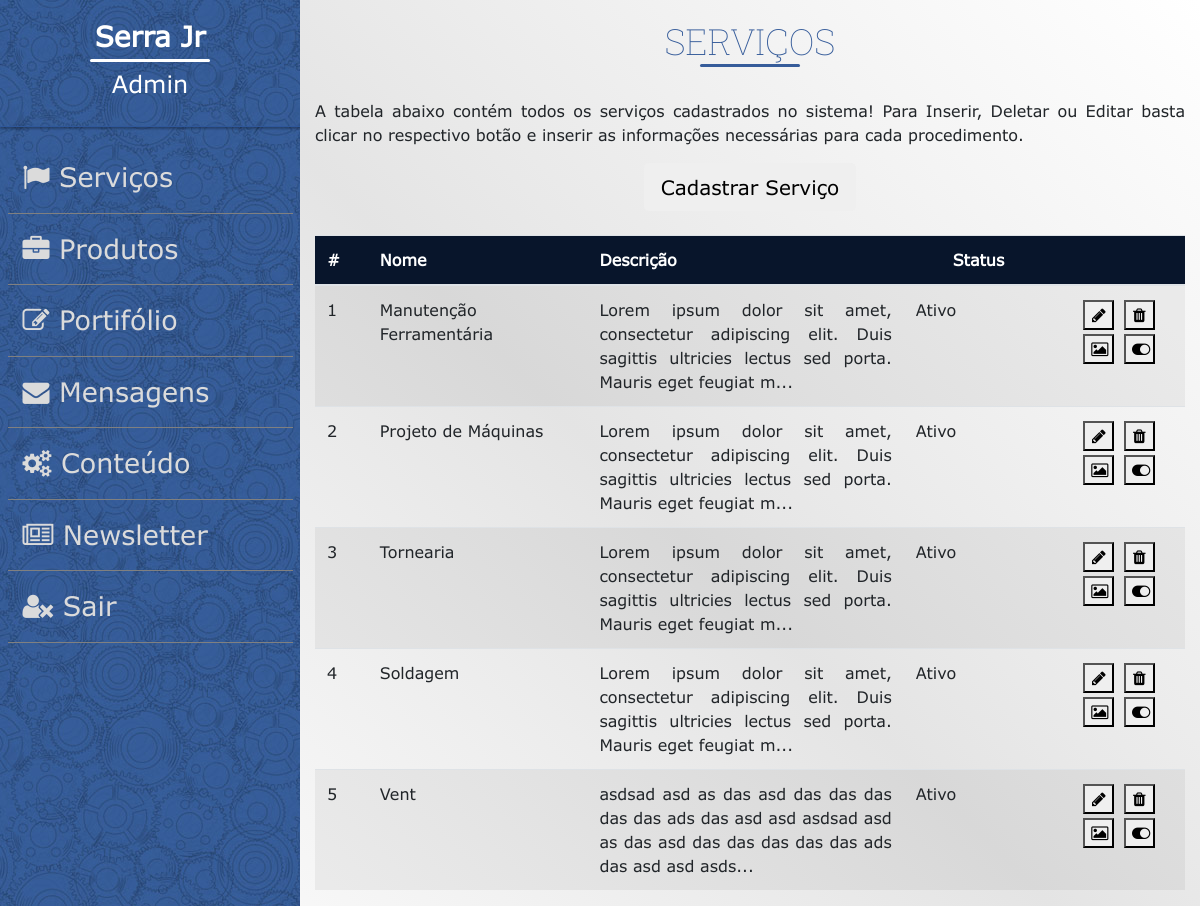
The page /sistema/gerenciador.php?mod=1 (signed in) on the database as committed earlier.
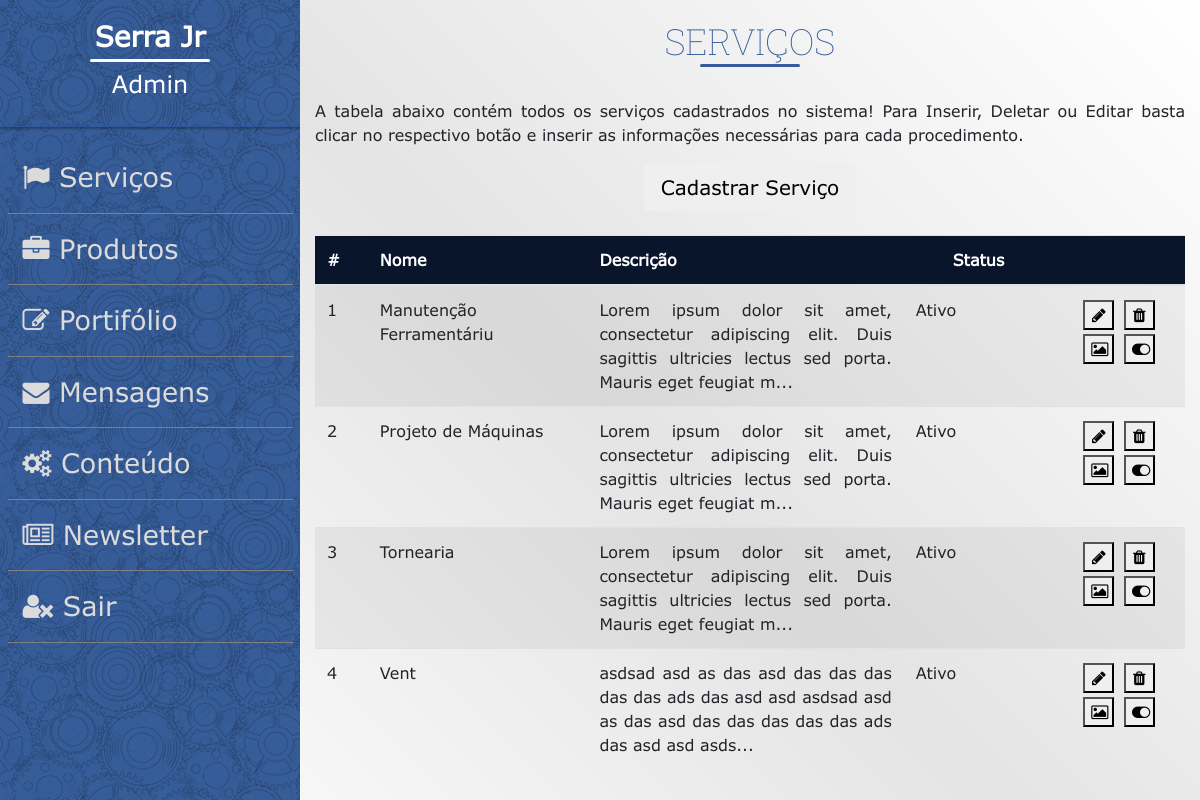
The same page on the database as committed later.
### tables this page shows
CREATE TABLE `servico` (
  `codServico` int(11) NOT NULL,
  `nome` varchar(150) NOT NULL,
  `descricao` text NOT NULL,
  `imagem` varchar(150) NOT NULL,
  `estatus` tinyint(1) NOT NULL
);

### sistema/mod_servicos.php (the view, shortened to what this page needs)
<!DOCTYPE html>
<html>
    <head>
        <link rel="stylesheet" href="../css/normalize.css">
        <link rel="stylesheet" href="../css/Sistema.css">
        <link rel="stylesheet" href="../css/main.css">
        <link rel="stylesheet" href="../css/responsividade.css">
        <link rel="stylesheet" href="../bootstrap/css/bootstrap.min.css">
        <link rel="stylesheet" href="https://cdnjs.cloudflare.com/ajax/libs/font-awesome/4.7.0/css/font-awesome.css">
    </head>
    <body>
        <div class="container-fluid">
            <div class="row">
                <div class="col-3" id="menu-lateral">
                    <div id="usuarioSistema">
                        <h3> <?= isset($_SESSION['nome'])? $_SESSION['nome'] : 'Nome usuário' ?>  </h3>
                        <h4> <?= isset($_SESSION['cargo'])? $_SESSION['cargo'] : 'cargo' ?> </h4>
                    </div>
                    <div id="menuSistema">
						<?php require_once('menuLateral.php'); ?>
                    </div>
                </div>
                <div class="col-9" id="painelSistema">
					<h1 class="titulo_secoes"> Serviços </h1>
					<p>
						<br>
						A tabela abaixo contém todos os serviços cadastrados no sistema!
						Para Inserir, Deletar ou Editar basta clicar no respectivo botão e inserir as informações necessárias
						para cada procedimento.
					</p>
					<div class="container">
						<div class="row">
							<div class="col-md-4 offset-md-4">
								<button data-toggle="modal" data-target="#cadastrarServico" id="services" class="mx-auto d-block btn btn-lg BotaoCadastra">Cadastrar Serviço</button>
							</div>
						</div>
					</div>
					<br>
					<div class="table-responsive" id="table-responsive">
						<table  class="table table-striped table-hover Tabela" id="tb1">
							<thead >
								<tr>
									<th style="width:6%;"> # </th>
									<th style="width:25%;"> Nome </th>
									<th style="width:36%;"> Descrição </th>
									<th style="width:17%;text-align:center"> Status </th>
									<th style="width:15%;">  </th>
								</tr>
							</thead>
							<tbody>
								<?php
								$objDB = new db();
								$conn = $objDB->conecta_mysql();
								$query_select = "SELECT * FROM servico;";
								$result_select = mysqli_query($conn,$query_select) or die(mysql_error());
								$rows = array();
								$counter = 0;
								while($row = mysqli_fetch_array($result_select))
									$rows[] = $row;
								foreach($rows as $row){
									$counter = $counter + 1;
									$codServico = $row['codServico'];
									$nome = $row['nome'];
									$descricao = $row['descricao'];
									$estatus = $row['estatus'];
									echo '<tr class="odd gradeX">';
									echo '<td>'.$counter.'</td>';
									echo '<td>'.$nome.'</td>';
									echo '<td>'.substr($descricao,0,120).'...</td>';
									if($estatus){
										echo '<td >
										<span id="status'.$codServico.'" value="Ativo">Ativo</span>
										</td>';
									}else{
										echo '<td>
										<span id="status'.$codServico.'" value="Inativo">Inativo</span>
										</td>';
									}
									echo '<td>
									<center>
									<button class="botaoEmail Botao" data-toggle="modal" id="modificaServico" data-target="#modificarServicos" value="'.$codServico.'" type="button"><i class="fa fa-pencil"></i> </button>
									<button class="botaoEmail Botao" data-toggle="modal" id="deletaServico" data-target="#exlcuirServico" value="'.$codServico.'" type="button"><i class="fa fa-trash"></i> </button><br>
									<button class="botaoEmail Botao" data-toggle="modal" id="previewImagens" data-target="#mostrarImagens" value="'.$codServico.'" type="button"><i class="fa fa-image"></i></button>
									';
									if($estatus){
										echo '
										<span id="onoff'.$codServico.'"><button value="'.$codServico.'" class="botaoEmail btnStatus" data-id="'.$codServico.'" data-status='.$codServico.' id="statusServico"> <i class="fa fa-toggle-on")"></i> </button></span>';
									}else{
										echo '
										<span id="onoff'.$codServico.'"><button value="'.$codServico.'" class="botaoEmail btnStatus" data-id="'.$codServico.'" data-status='.$codServico.' id="statusServico"> <i class="fa fa-toggle-off")"></i> </button></span>';
									}
									echo '	</center>
									</tr>';
								}
								?>
							</tbody>
						</table>
					</div>
			</div>
		</div>
	</div>
</body>
</html>

Rows that differ between the two databases and show on the page:
removed servico: nome "Soldagem", descricao "Lorem ipsum dolor sit amet, consectetur adipiscing elit. Duis sagittis ultricies lectus sed porta. Mauris eget feugiat m", $codServico 68 (drawn)
changed servico: nome "Manutenção Ferramentária" → "Manutenção Ferramentáriu"
